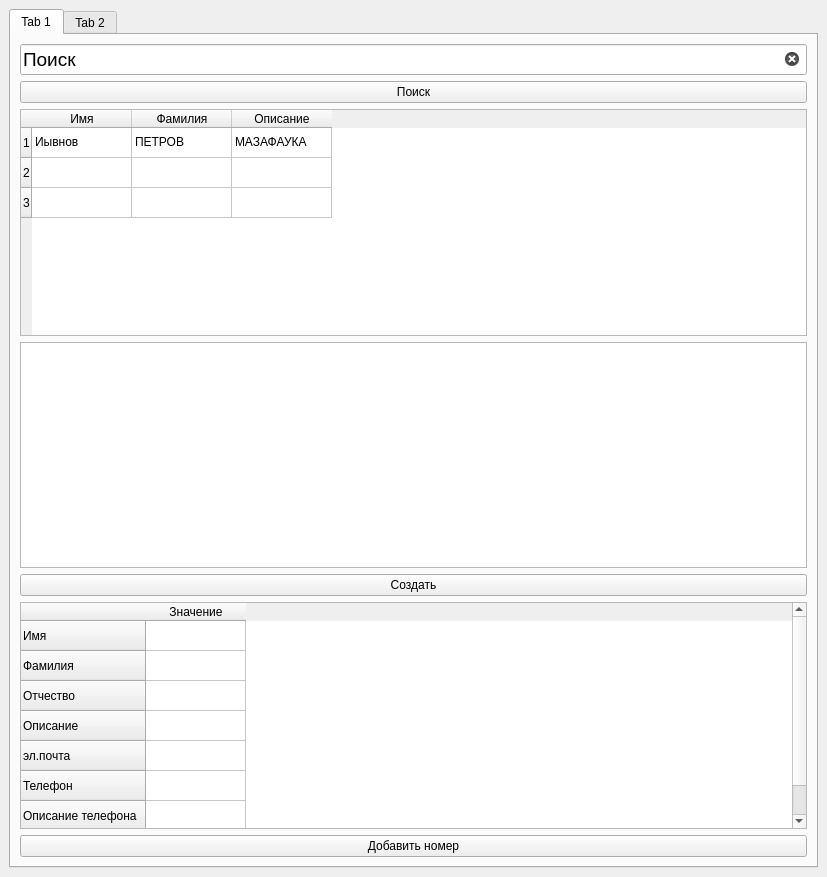
<?xml version="1.0" encoding="UTF-8"?>
<ui version="4.0">
 <class>MainWindow</class>
 <widget class="QMainWindow" name="MainWindow">
  <property name="geometry">
   <rect>
    <x>0</x>
    <y>0</y>
    <width>827</width>
    <height>877</height>
   </rect>
  </property>
  <property name="windowTitle">
   <string>MainWindow</string>
  </property>
  <widget class="QWidget" name="centralwidget">
   <layout class="QVBoxLayout" name="verticalLayout_2">
    <item>
     <widget class="QTabWidget" name="tabWidget">
      <property name="currentIndex">
       <number>0</number>
      </property>
      <widget class="QWidget" name="tab">
       <attribute name="title">
        <string>Tab 1</string>
       </attribute>
       <layout class="QVBoxLayout" name="verticalLayout">
        <item>
         <widget class="QLineEdit" name="line_search">
          <property name="font">
           <font>
            <pointsize>14</pointsize>
            <kerning>true</kerning>
           </font>
          </property>
          <property name="text">
           <string>Поиск</string>
          </property>
          <property name="clearButtonEnabled">
           <bool>true</bool>
          </property>
         </widget>
        </item>
        <item>
         <widget class="QPushButton" name="button_seacrh">
          <property name="text">
           <string>Поиск</string>
          </property>
         </widget>
        </item>
        <item>
         <widget class="QTableWidget" name="table_shortcut">
          <row>
           <property name="text">
            <string>1</string>
           </property>
          </row>
          <row>
           <property name="text">
            <string>2</string>
           </property>
          </row>
          <row>
           <property name="text">
            <string>3</string>
           </property>
          </row>
          <column>
           <property name="text">
            <string>Имя</string>
           </property>
          </column>
          <column>
           <property name="text">
            <string>Фамилия</string>
           </property>
          </column>
          <column>
           <property name="text">
            <string>Описание</string>
           </property>
          </column>
          <item row="0" column="0">
           <property name="text">
            <string>Иывнов</string>
           </property>
          </item>
          <item row="0" column="1">
           <property name="text">
            <string>ПЕТРОВ</string>
           </property>
          </item>
          <item row="0" column="2">
           <property name="text">
            <string>МАЗАФАУКА</string>
           </property>
          </item>
         </widget>
        </item>
        <item>
         <widget class="QTableWidget" name="table_view"/>
        </item>
        <item>
         <widget class="QPushButton" name="button_create">
          <property name="text">
           <string>Создать</string>
          </property>
         </widget>
        </item>
        <item>
         <widget class="QTableWidget" name="table_create">
          <property name="enabled">
           <bool>true</bool>
          </property>
          <property name="cursor" stdset="0">
           <cursorShape>ArrowCursor</cursorShape>
          </property>
          <row>
           <property name="text">
            <string>Имя</string>
           </property>
          </row>
          <row>
           <property name="text">
            <string>Фамилия</string>
           </property>
          </row>
          <row>
           <property name="text">
            <string>Отчество</string>
           </property>
          </row>
          <row>
           <property name="text">
            <string>Описание</string>
           </property>
          </row>
          <row>
           <property name="text">
            <string>эл.почта</string>
           </property>
          </row>
          <row>
           <property name="text">
            <string>Телефон</string>
           </property>
          </row>
          <row>
           <property name="text">
            <string>Описание телефона</string>
           </property>
          </row>
          <column>
           <property name="text">
            <string>Значение</string>
           </property>
          </column>
         </widget>
        </item>
        <item>
         <widget class="QPushButton" name="button_add_number">
          <property name="enabled">
           <bool>true</bool>
          </property>
          <property name="text">
           <string>Добавить номер</string>
          </property>
         </widget>
        </item>
       </layout>
      </widget>
      <widget class="QWidget" name="tab_2">
       <attribute name="title">
        <string>Tab 2</string>
       </attribute>
       <widget class="QTableWidget" name="tableWidget">
        <property name="geometry">
         <rect>
          <x>10</x>
          <y>10</y>
          <width>791</width>
          <height>821</height>
         </rect>
        </property>
        <column>
         <property name="text">
          <string>Имя</string>
         </property>
        </column>
        <column>
         <property name="text">
          <string>Фамилия</string>
         </property>
        </column>
        <column>
         <property name="text">
          <string>Отчество</string>
         </property>
        </column>
        <column>
         <property name="text">
          <string>Описание</string>
         </property>
        </column>
        <column>
         <property name="text">
          <string>эл.почта</string>
         </property>
        </column>
        <column>
         <property name="text">
          <string>Телефон №1</string>
         </property>
        </column>
        <column>
         <property name="text">
          <string>Описание</string>
         </property>
        </column>
       </widget>
      </widget>
     </widget>
    </item>
   </layout>
  </widget>
 </widget>
 <resources/>
 <connections/>
</ui>
